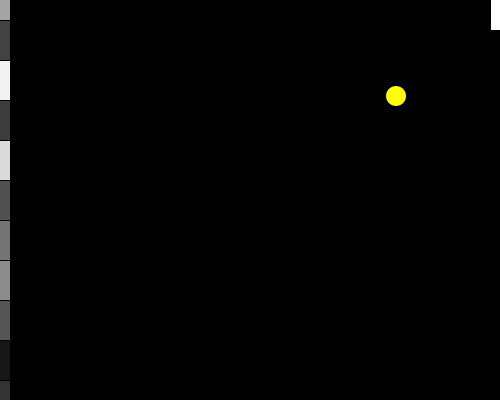
Frame 1 (no input)
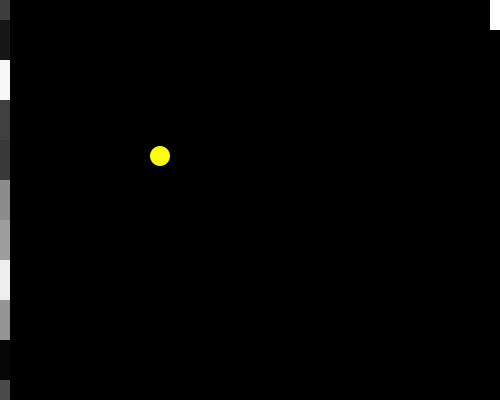
Frame 60 (the mouse pressed at the canvas centre just before this capture)
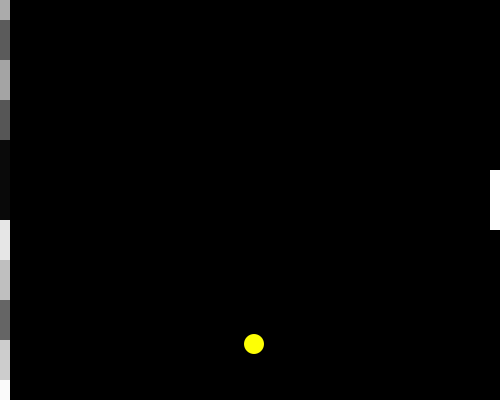
Frame 120 (the mouse held since frame 60 and released just before this capture)

The Processing sketch that drew these frames (run headless with seeded random() and noise(); from frame 60 on, the mouse is pressed at the canvas centre):

// Processing sketch: processing_161540
// ── processing_161540.pde

float posX=400;
float posY=100;
float w=20;
float h=20;
float speedX=4;
float speedY=4;
float ballRadius=10;

float paddX=495;
float paddY;
float paddW=10;
float paddH=60;

void setup(){
  size(500,400);
  smooth();
  rectMode(CENTER);
  ellipseMode(CENTER);
}

void draw(){
  background(0);
  
  //color bar
  for(int cirY=0;cirY<height+20;cirY=cirY+40){
    fill(random(255));
    rect(0,cirY,20,40);
  }
   
   
  //paddle moving with mouseY
  fill(255);
  paddY=mouseY;
  rect(paddX,paddY,paddW,paddH);
  
  
  //make ball move to left
  posX=posX-speedX;
  posY=posY-speedY;
  
  
  //reverse the direction when hit the wall
  if(posX-ballRadius<0){
    speedX=speedX*-1;
  }
  
  if((posY-ballRadius<0) || (posY+ballRadius>height)){
    speedY=speedY*-1;
  }
  
   fill(254,255,5);
   noStroke();
   ellipse( posX, posY, w, h); 
   
   
   //ball hits the paddle
   if((width-posX <= 20)&&(posX<width)&&(posY > paddY-paddH/2)&&(posY < paddY-paddH/2 + paddH)){
       speedX=speedX*-1;
   }
   
   //hit the bar and change color
   if(posX-ballRadius<=10){
     background(random(255),random(255),random(255));
   }  
   
   if (mouseX<width && mouseX>0 && mouseY<height && mouseY>0) {
     noCursor();
  } 
}

void mousePressed(){
  posX=470;
  posY=mouseY;
  speedX=speedX*-1;
} 
